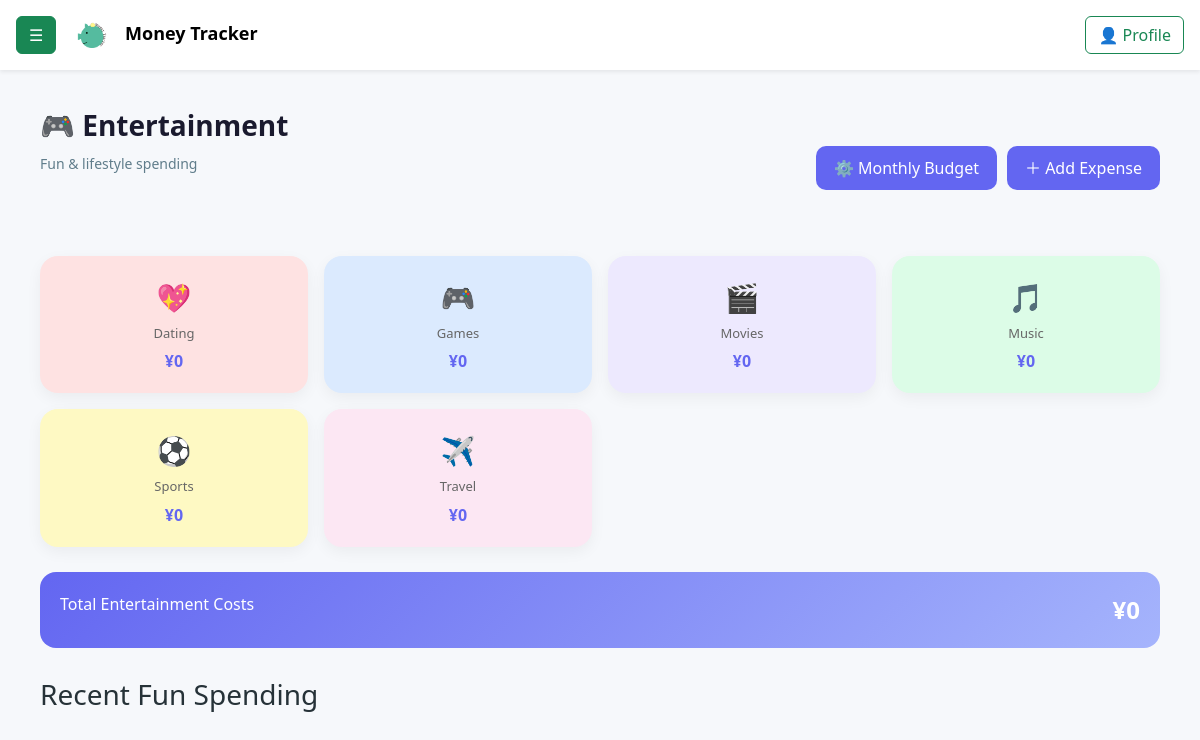
Screenshot of /entertainment.php with the database file from the repository.
### tables this page shows
CREATE TABLE categories (
id VARCHAR(50) PRIMARY KEY,
label VARCHAR(100) NOT NULL,
icon VARCHAR(20),
category_type VARCHAR(50) NOT NULL,
budget INT NOT NULL DEFAULT 0
);

### entertainment.php (the view, shortened to what this page needs)
<?php
$pdo = getDb();
$stmt = $pdo->prepare("SELECT * FROM categories WHERE category_type = 'entertainment' ORDER BY label");
$stmt->execute();
$categories = $stmt->fetchAll();
$categoryTotals = [];
$stmt = $pdo->query("
    SELECT category, SUM(amount) AS total
    FROM expenses
    GROUP BY category
");
foreach ($stmt->fetchAll() as $row) {
    $categoryTotals[$row['category']] = $row['total'];
}
$stmt = $pdo->query("
    SELECT COALESCE(SUM(amount),0)
    FROM expenses
    WHERE category IN (
        SELECT id
        FROM categories
        WHERE category_type = 'entertainment'
    )
");
$total = $stmt->fetchColumn();
?>
<!DOCTYPE html>
<html lang="en">
<head>
<link rel="stylesheet" href="css/style.css">
<link rel="stylesheet" href="css/entertainment.css">
<link href="https://cdn.jsdelivr.net/npm/bootstrap@5.3.7/dist/css/bootstrap.min.css" rel="stylesheet">
</head>
<body>
<?php include 'includes/navbar.php'; ?>
<div class="main container-fluid mt-4">
<div class="page-header">
  <div>
    <h1>🎮 Entertainment</h1>
    <p class="subtitle">Fun & lifestyle spending</p>
    <?php include 'includes/topbar.php'; ?>
  </div>
  <div style="display: flex; gap: 10px;">
    <button class="btn-add" onclick="openBudgetModal()">⚙️ Monthly Budget</button>
    <button class="btn-add" onclick="openModal()">＋ Add Expense</button>
  </div>
</div>
<div class="category-grid">
<?php foreach ($categories as $cat): ?>
  <div class="cat-card" onclick="filterByCategory('<?= $cat['id'] ?>')">
    <span class="cat-icon"><?= $cat['icon'] ?></span>
    <span class="cat-label">
      <?= htmlspecialchars($cat['label']) ?>
    </span>
    <span class="cat-amount">
      ¥<?= number_format($categoryTotals[$cat['id']] ?? 0) ?>
    </span>
  </div>
<?php endforeach; ?>
</div>
<div class="total-bar">
  <span class="total-label">Total Entertainment Costs</span>
  <span class="total-amount">
    ¥<?= number_format($total) ?>
</span>
</div>
    <div class="section-title">
      <h3 id="list-heading">Recent Fun Spending</h3>
    </div>
  </div>
</body>
</html>

### css/style.css (style rules this page uses)
* { margin: 0; padding: 0; box-sizing: border-box; font-family: "Segoe UI", sans-serif; }
body { padding-top: 45px; background: #f6f8fb; color: #263238; }
.main { flex: 1; padding: 40px; }
.subtitle { color: #607d8b; margin: 10px 0 30px; }

### css/entertainment.css (style rules this page uses)
body { font-family: 'Segoe UI', sans-serif; background: #f4f6fb; margin: 0; }
.main { flex: 1; padding: 30px; }
.page-header { display: flex; align-items: center; justify-content: space-between; margin-bottom: 28px; }
.page-header h1 { margin: 0 0 4px; font-size: 28px; font-weight: 700; color: #1a1a2e; }
.subtitle { color: #6b7280; font-size: 14px; }
.btn-add { background: #6366f1; color: white; border: none; padding: 10px 18px; border-radius: 10px; cursor: pointer; }
.category-grid { display: grid; grid-template-columns: repeat(4, 1fr); gap: 16px; margin-bottom: 25px; }
.cat-card { padding: 20px; border-radius: 18px; text-align: center; background: white; box-shadow: 0 5px 15px rgba(0,0,0,0.05); transition: 0.25s; cursor: pointer; }
.cat-icon { font-size: 28px; }
.cat-label { display: block; margin-top: 6px; font-size: 13px; color: #666; }
.cat-amount { display: block; margin-top: 6px; font-weight: bold; color: #6366f1; }
.total-bar { background: linear-gradient(135deg, #6366f1, #a5b4fc); padding: 20px; border-radius: 16px; color: white; display: flex; justify-content: space-between; margin-bottom: 30px; }
.total-amount { font-size: 24px; font-weight: bold; }
.cat-card:nth-child(1) { background: #fee2e2; }
.cat-card:nth-child(2) { background: #dbeafe; }
.cat-card:nth-child(3) { background: #ede9fe; }
.cat-card:nth-child(4) { background: #dcfce7; }
.cat-card:nth-child(5) { background: #fef9c3; }
.cat-card:nth-child(6) { background: #fce7f3; }

### rows the page displays
categories: icon "💖", label "Dating", id "0"
categories: icon "🎮", label "Games", id "0"
categories: icon "🎬", label "Movies", id "0"
categories: icon "🎵", label "Music", id "0"
categories: icon "⚽", label "Sports", id "0"
categories: icon "✈️", label "Travel", id "0"

### other values shown
$total "0"
